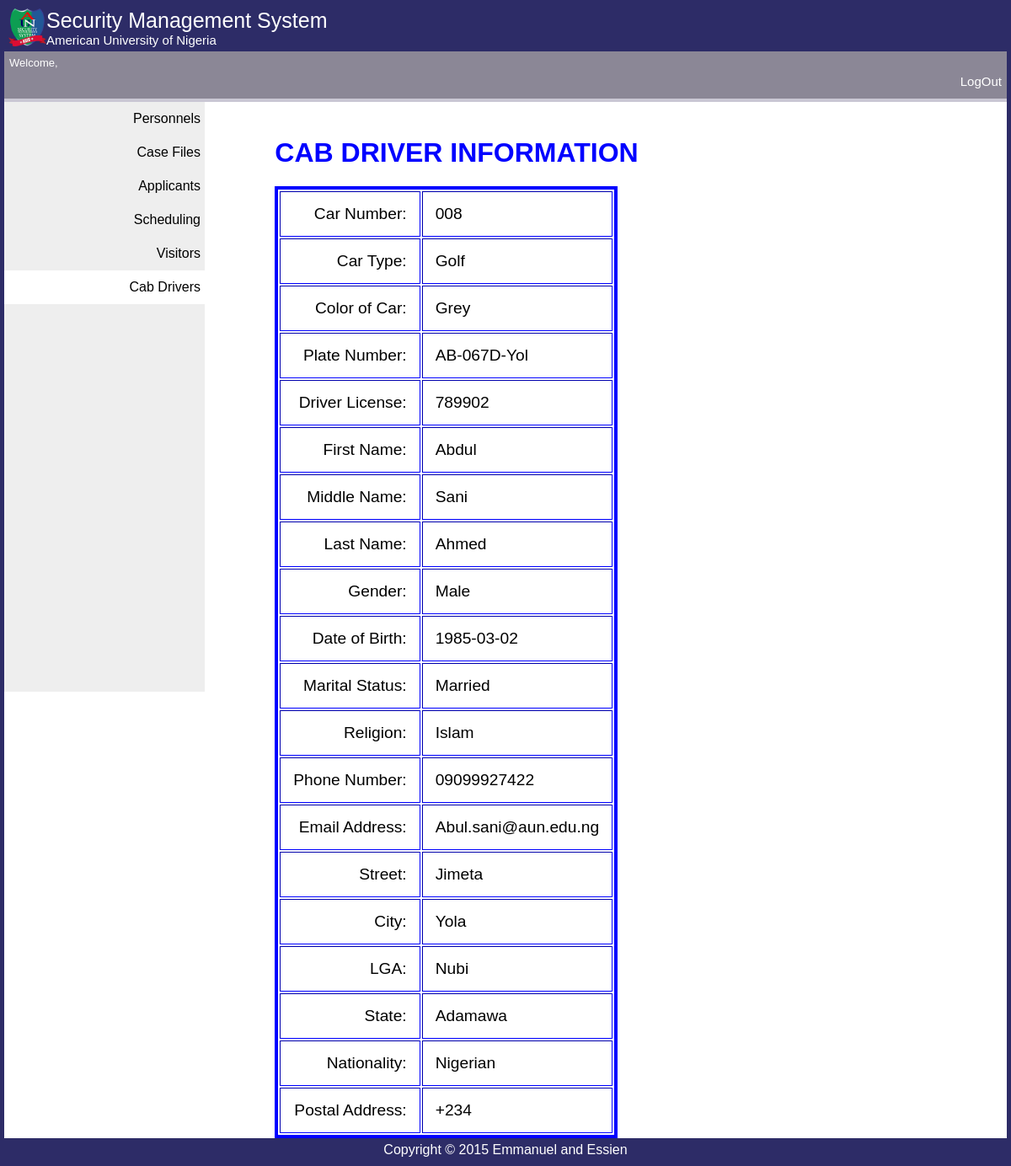
Screenshot of /old/CSO/cab_info.php?user_id=008 with the database file from the repository.
### tables this page shows
CREATE TABLE IF NOT EXISTS `cab_driver` (
  `Car_Number` varchar(20) NOT NULL,
  `Car_Type` varchar(45) NOT NULL,
  `Car_color` varchar(45) NOT NULL,
  `License_Plate_Number` varchar(45) NOT NULL,
  `Driver_License` varchar(45) NOT NULL,
  `First_Name` varchar(20) NOT NULL,
  `Middle_Name` varchar(20) NOT NULL,
  `Last_Name` varchar(20) NOT NULL,
  `Gender` varchar(8) NOT NULL,
  `Date_of_Birth` date NOT NULL,
  `Marital_Status` varchar(15) NOT NULL,
  `Religion` varchar(15) NOT NULL,
  `Phone_Number` varchar(15) NOT NULL,
  `Email_Address` varchar(45) NOT NULL,
  `Street` varchar(30) NOT NULL,
  `City` varchar(20) NOT NULL,
  `LGA` varchar(20) NOT NULL,
  `State` varchar(20) NOT NULL,
  `Nationality` varchar(15) NOT NULL,
  `Postal Address` varchar(45) NOT NULL,
  PRIMARY KEY (`Car_Number`),
  UNIQUE KEY `Staff ID_UNIQUE` (`Car_Number`),
  UNIQUE KEY `License Plate Number_UNIQUE` (`License_Plate_Number`),
  UNIQUE KEY `Driver License_UNIQUE` (`Driver_License`)
);

### old/CSO/cab_info.php (the view, shortened to what this page needs)
<!DOCTYPE html>
<html>
<head><title>CSO | ASEC</title>
	<link rel="stylesheet" type="text/css" href="../css/style.custom.css">
</head>
<body>
<div class="header">
<div class="banner">
	<img class="logo" src="../images/bg.png" />
	<p class="textbig">Security Management System</p>
	<p class="textmid">American University of Nigeria<p>
</div>
</div>
<div class="admin">
<p>Welcome, <?php echo "$_SESSION[firstname] $_SESSION[lastname]";?></p>
<a style="text-decoration:none;text-align:right;color:#fff;font-size:15px;"href="../logout.php"><p class="logout">LogOut</p></a></p>
</div>
<div class="nav">
<ul>
  <li><a href="./home.php">Personnels</a></li>
  <li><a href="./student.php">Case Files</a></li>
  <li><a href="./applicants.php">Applicants</a></li>
  <li><a href="./scheduling.php">Scheduling</a></li>
  <li><a href="./vistors.php">Visitors</a></li>
  <li class="select"><a href="./cab.php">Cab Drivers</a></li>
 </ul>
</div>
<div class="content">
	<h1 style='color: blue'>CAB DRIVER INFORMATION</h1>
	<table border='1' style='border:4px solid blue' id="iconTable">
	<?php
    include_once '../includes/db_connect.php';
    $id = $_GET['user_id'];
    $sql = "SELECT * FROM Cab_Driver WHERE Car_Number='$id'";
	$result = $mysqli->query($sql);
	$row = $result->fetch_assoc();
	echo "<tr>
			<td id='formtdlabel'><label>Car Number:</label></td>
			<td><label>".$row['Car_Number']."</label></td>
		</tr>
		<tr>
			<td id='formtdlabel'><label>Car Type:</label></td>
			<td><label>".$row['Car_Type']."</label></td>
		</tr>
		<tr>
			<td id='formtdlabel'><label>Color of Car:</label></td>
			<td><label>".$row['Car_color']."</label></td>
		</tr>
		<tr>
			<td id='formtdlabel'><label>Plate Number:</label></td>
			<td><label>".$row['License_Plate_Number']."</label></td>
		</tr>
		<tr>
			<td id='formtdlabel'><label>Driver License:</label></td>
			<td><label>".$row['Driver_License']."</label></td>
		</tr>
		<tr>
			<td id='formtdlabel'><label>First Name:</label></td>
			<td><label>".$row['First_Name']."</label></td>
		</tr>
		<tr>
			<td id='formtdlabel'><label>Middle Name:</label></td>
			<td><label>".$row['Middle_Name']."</label></td>
		</tr>
		<tr>
			<td id='formtdlabel'><label>Last Name:</label></td>
			<td><label>".$row['Last_Name']."</label></td>
		</tr>
		<tr>
			<td id='formtdlabel'><label>Gender:</label></td>
			<td><label>".$row['Gender']."</label></td>
		</tr>
		<tr>
			<td id='formtdlabel'><label>Date of Birth:</label></td>
			<td><label>".$row['Date_of_Birth']."</label></td>
		</tr>
		<tr>
			<td id='formtdlabel'><label>Marital Status:</label></td>
			<td><label>".$row['Marital_Status']."</label></td>
		</tr>
		<tr>
			<td id='formtdlabel'><label>Religion:</label></td>
			<td><label>".$row['Religion']."</label></td>
		</tr>
		<tr>
			<td id='formtdlabel'><label>Phone Number:</label></td>
			<td><label>".$row['Phone_Number']."</label></td>
		</tr>
		<tr>
			<td id='formtdlabel'><label>Email Address:</label></td>
			<td><label>".$row['Email_Address']."</label></td>
		</tr>
		<tr>
			<td id='formtdlabel'><label>Street:</label></td>
			<td><label>".$row['Street']."</label></td>
		</tr>
		<tr>
			<td id='formtdlabel'><label>City:</label></td>
			<td><label>".$row['City']."</label></td>
		</tr>
		<tr>
			<td id='formtdlabel'><label>LGA:</label></td>
			<td><label>".$row['LGA']."</label></td>
		</tr>
		<tr>
			<td id='formtdlabel'><label>State:</label></td>
			<td><label>".$row['State']."</label></td>
		</tr>
		<tr>
			<td id='formtdlabel'><label>Nationality:</label></td>
			<td><label>".$row['Nationality']."</label></td>
		</tr>
		<tr>
			<td id='formtdlabel'><label>Postal Address:</label></td>
			<td><label>".$row['Postal Address']."</label></td>
		</tr>
		";
?>
	</table>
</div>
<footer>
<div id="footer">
Copyright &copy; 2015 Emmanuel and Essien
</div>
</footer>
</body>
</html>

### old/css/style.custom.css (style rules this page uses)
.header { background-color:#2D2C67; color:white; padding:5px; }
.nav { line-height:30px; background-color:#eeeeee; height:700px; width:20%; float:left; padding:0px; font-family: Tahoma, Geneva, sans-serif; }
#footer { background-color:#2D2C67; font-family: Tahoma, Geneva, sans-serif; color:white; clear:both; text-align:center; padding:5px; }
.textbig { font-size:25px; }
.textmid { font-size:15px; }
.banner { font-family: Copperplate Gothic Light, sans-serif; }
.banner p { margin:0; }
.logo { width:45px; height:45px; float:left; }
.admin { background-color: #8B8796; margin:0; padding:3px; border-bottom: 4px solid #CAC7D4; font-family: Tahoma, Geneva, sans-serif; font-size: 13px; color:#fff; }
.admin p { padding:3px; margin:0; }
body { margin:0; padding:0; border: 5px solid #2d2c67; }
.nav ul { list-style-type: none; margin:0; padding: 0; }
.nav a { display: block; text-decoration: none; text-align: right; border-left-radius: 5px; padding: 5px; color:#000; }
.nav li { margin: 0; padding: 0; }
.select { background-color: #FFF; color: #000; }
.content { font-family: Tahoma, Geneva, sans-serif; margin-left:27%; margin-top:3.5%; }
#iconTable td { padding:15px; font-size:120%; }
#formtdlabel { text-align: right; }

### rows the page displays
cab_driver: Car_Number "008", Car_Type "Golf", Car_color "Grey", License_Plate_Number "AB-067D-Yol", Driver_License "789902", First_Name "Abdul", Middle_Name "Sani", Last_Name "Ahmed", Gender "Male", Date_of_Birth "1985-03-02", Marital_Status "Married", Religion "Islam", Phone_Number "09099927422", Email_Address "Abul.sani@aun.edu.ng", Street "Jimeta", City "Yola", LGA "Nubi", State "Adamawa", Nationality "Nigerian", Postal Address "+234"
